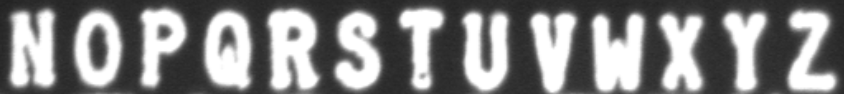
#> input picture Card_Project_Jiaojie/Qumohu/example_images/img_2.png, 844 x 94 px, found by its file name
$ python Weina_lvbo.py
#> lines starting #> are read from the running program, lines starting #| are printed output that depends on the picture
######################这个是另外一种去模糊的方法：维纳滤波去模糊方法##################
#####################与盲去卷积方法差不多，也是需要一个准确的模糊核###################


########################这里是维纳滤波去模糊算法########################
# import numpy as np
# import cv2
# from scipy.signal import convolve2d
#
# def wiener_filter(blurred, kernel, noise_var, estimated_noise_var):
#     kernel_ft = np.fft.fft2(kernel, s=blurred.shape)
#     blurred_ft = np.fft.fft2(blurred)
#
#     ratio = np.conj(kernel_ft) / (np.abs(kernel_ft)**2 + estimated_noise_var / noise_var)
#     restored_ft = blurred_ft * ratio
#     restored = np.fft.ifft2(restored_ft)
#
#     return np.abs(restored)
#
# # 读取模糊图像
# blurred_image = cv2.imread(r'D:\PayCard_Detection\paycard_dectection_test1\Muban\img_1.png', 0)
#
# # 定义模糊核（这里使用一个简单的平均模糊核）
# kernel = np.ones((5, 5)) / 25
#
# # 估计噪声方差
# noise_variance = 0.01
# estimated_noise_variance = 0.01
#
# # 去模糊处理
# restored_image = wiener_filter(blurred_image, kernel, noise_variance, estimated_noise_variance)
#
# cv2.imwrite('restored_image.jpg', restored_image)


##################改进后的维纳滤波算法###############################
import numpy as np
import cv2

def wiener_filter(blurred, kernel, noise_var, estimated_noise_var):
    # 计算模糊核和图像的傅里叶变换
    kernel_ft = np.fft.fft2(kernel, s=blurred.shape)
    blurred_ft = np.fft.fft2(blurred)

    # Wiener滤波公式
    ratio = np.conj(kernel_ft) / (np.abs(kernel_ft)**2 + estimated_noise_var / noise_var)
    restored_ft = blurred_ft * ratio
    restored = np.fft.ifft2(restored_ft)

    # 取实部并归一化到0-255
    restored = np.abs(restored)
    restored = (restored - restored.min()) / (restored.max() - restored.min())
    restored = (restored * 255).astype(np.uint8)
    return restored

# 读取模糊图像
blurred_image = cv2.imread(r'D:\PayCard_Detection\paycard_dectection_test1\Qumohu\example_images\img_2.png', 0)
#> blurred_image is the input picture: shape (94, 844); min 33, max 255, mean 133.2

# 定义模糊核
kernel = np.ones((5, 5)) / 25

# 自动估算图像方差
noise_var = np.var(blurred_image)
#> noise_var = 7812.5

# 设置不同的噪声估计比例，方便对比
ratios = [0.001, 0.01, 0.05,0.1,0.5,1.0]
for ratio in ratios:
    estimated_noise_var = ratio * noise_var
    restored_image = wiener_filter(blurred_image, kernel, noise_var, estimated_noise_var)
    save_path = f'restored_{ratio}_N.png'
    cv2.imwrite(save_path, restored_image)
    print(f"已保存 {save_path}")
#> this loop made 6 passes
#> estimated_noise_var on passes 1 to 6: 7.81, 78.12, 390.6, 781.2, 3906.2, 7812.5
#> pass 1, in wiener_filter, `restored = np.abs(restored)`:
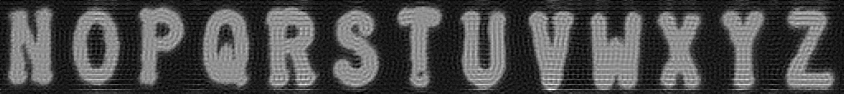
#> restored: shape (94, 844) float64; min 0.0101, max 450.4, mean 133.9; drawn with min black and max white
#> pass 2, in wiener_filter (call 2), `restored = np.abs(restored)`:
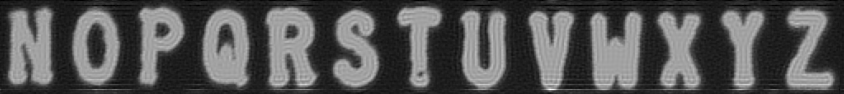
#> restored: shape (94, 844) float64; min 0.0156, max 396, mean 132.1; drawn with min black and max white

$ run again, with Card_Project_Jiaojie/Muban_Pipei/DaMa_Pipei/test_images/img_1.png copied over Card_Project_Jiaojie/Qumohu/example_images/img_2.png
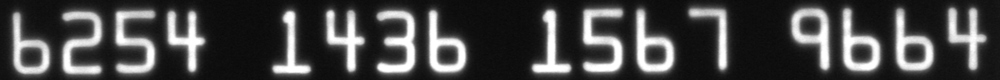
#> input picture Card_Project_Jiaojie/Muban_Pipei/DaMa_Pipei/test_images/img_1.png, 1000 x 80 px, shrunk from 2166 x 174 before the run, found by its file name
#> blurred_image is the input picture: shape (80, 1000); min 8, max 255, mean 70.5
#> noise_var = 6195.2
#> the loop `for ratio in ratios:` made 6 passes
#> estimated_noise_var on passes 1 to 6: 6.2, 61.95, 309.8, 619.5, 3097.6, 6195.2
#> pass 1, in wiener_filter, `restored = np.abs(restored)`:
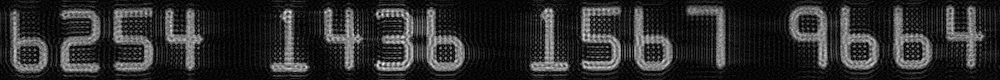
#> restored: shape (80, 1000) float64; min 0.000149, max 475.6, mean 81.7; drawn with min black and max white
#> pass 2, in wiener_filter (call 2), `restored = np.abs(restored)`:
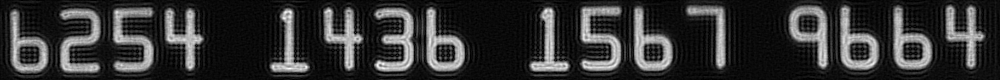
#> restored: shape (80, 1000) float64; min 0.000763, max 347.3, mean 70.7; drawn with min black and max white
